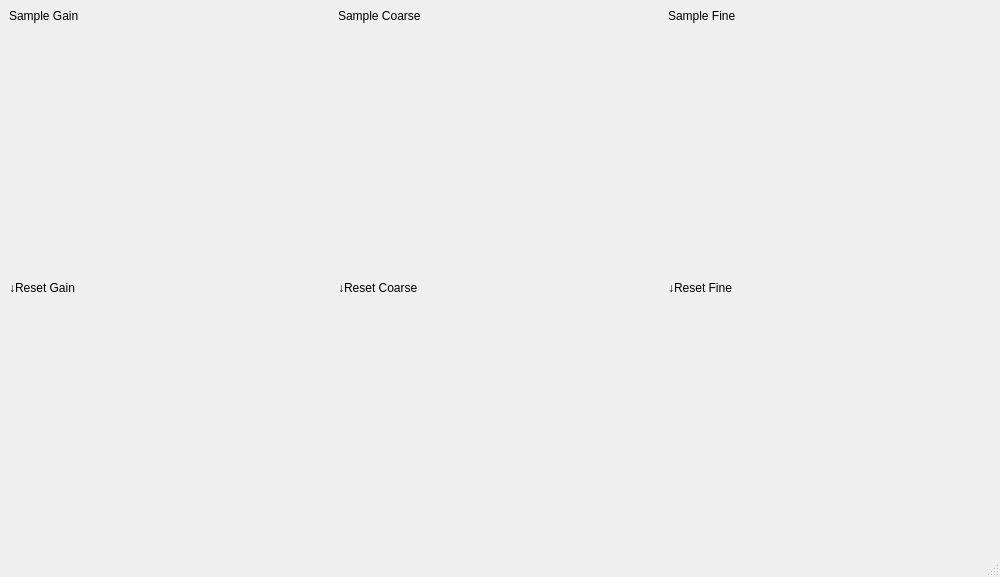
<?xml version="1.0" encoding="UTF-8"?>
<ui version="4.0">
 <class>MainWindow</class>
 <widget class="QMainWindow" name="MainWindow">
  <property name="geometry">
   <rect>
    <x>0</x>
    <y>0</y>
    <width>1000</width>
    <height>577</height>
   </rect>
  </property>
  <property name="windowTitle">
   <string>MainWindow</string>
  </property>
  <widget class="QWidget" name="centralwidget">
   <layout class="QGridLayout" name="gridLayout">
    <item row="0" column="0">
     <widget class="QLabel" name="label_1">
      <property name="sizePolicy">
       <sizepolicy hsizetype="Preferred" vsizetype="Preferred">
        <horstretch>0</horstretch>
        <verstretch>0</verstretch>
       </sizepolicy>
      </property>
      <property name="text">
       <string>Sample Gain</string>
      </property>
     </widget>
    </item>
    <item row="0" column="1">
     <widget class="QLabel" name="label_2">
      <property name="sizePolicy">
       <sizepolicy hsizetype="Preferred" vsizetype="Preferred">
        <horstretch>0</horstretch>
        <verstretch>0</verstretch>
       </sizepolicy>
      </property>
      <property name="text">
       <string>Sample Coarse</string>
      </property>
     </widget>
    </item>
    <item row="0" column="2">
     <widget class="QLabel" name="label_3">
      <property name="sizePolicy">
       <sizepolicy hsizetype="Preferred" vsizetype="Preferred">
        <horstretch>0</horstretch>
        <verstretch>0</verstretch>
       </sizepolicy>
      </property>
      <property name="text">
       <string>Sample Fine</string>
      </property>
     </widget>
    </item>


    <item row="1" column="0">
     <widget class="QWidget" name="mgv_1" native="true">
      <property name="sizePolicy">
       <sizepolicy hsizetype="Preferred" vsizetype="Expanding">
        <horstretch>0</horstretch>
        <verstretch>1</verstretch>
       </sizepolicy>
      </property>
     </widget>
    </item>
    <item row="1" column="1">
     <widget class="QWidget" name="mgv_2" native="true">
      <property name="sizePolicy">
       <sizepolicy hsizetype="Preferred" vsizetype="Expanding">
        <horstretch>0</horstretch>
        <verstretch>1</verstretch>
       </sizepolicy>
      </property>
     </widget>
    </item>
    <item row="1" column="2">
     <widget class="QWidget" name="mgv_3" native="true">
      <property name="sizePolicy">
       <sizepolicy hsizetype="Preferred" vsizetype="Expanding">
        <horstretch>0</horstretch>
        <verstretch>1</verstretch>
       </sizepolicy>
      </property>
     </widget>
    </item>

    <item row="2" column="0">
     <widget class="QLabel" name="label_4">
      <property name="sizePolicy">
       <sizepolicy hsizetype="Preferred" vsizetype="Preferred">
        <horstretch>0</horstretch>
        <verstretch>0</verstretch>
       </sizepolicy>
      </property>
      <property name="text">
       <string>&#x2193;Reset Gain</string>
      </property>
     </widget>
    </item>
    <item row="2" column="1">
     <widget class="QLabel" name="label_5">
      <property name="sizePolicy">
       <sizepolicy hsizetype="Preferred" vsizetype="Preferred">
        <horstretch>0</horstretch>
        <verstretch>0</verstretch>
       </sizepolicy>
      </property>
      <property name="text">
       <string>&#x2193;Reset Coarse</string>
      </property>
     </widget>
    </item>
    <item row="2" column="2">
     <widget class="QLabel" name="label_6">
      <property name="sizePolicy">
       <sizepolicy hsizetype="Preferred" vsizetype="Preferred">
        <horstretch>0</horstretch>
        <verstretch>0</verstretch>
       </sizepolicy>
      </property>
      <property name="text">
       <string>&#x2193;Reset Fine</string>
      </property>
     </widget>
    </item>


    <item row="3" column="0">
     <widget class="QWidget" name="mgv_4" native="true">
      <property name="sizePolicy">
       <sizepolicy hsizetype="Preferred" vsizetype="Expanding">
        <horstretch>0</horstretch>
        <verstretch>1</verstretch>
       </sizepolicy>
      </property>
     </widget>
    </item>
    <item row="3" column="1">
     <widget class="QWidget" name="mgv_5" native="true">
      <property name="sizePolicy">
       <sizepolicy hsizetype="Preferred" vsizetype="Expanding">
        <horstretch>0</horstretch>
        <verstretch>1</verstretch>
       </sizepolicy>
      </property>
     </widget>
    </item>
    <item row="3" column="2">
     <widget class="QWidget" name="mgv_6" native="true">
      <property name="sizePolicy">
       <sizepolicy hsizetype="Preferred" vsizetype="Expanding">
        <horstretch>0</horstretch>
        <verstretch>1</verstretch>
       </sizepolicy>
      </property>
     </widget>
    </item>

   </layout>
  </widget>
  <widget class="QMenuBar" name="menubar">
   <property name="geometry">
    <rect>
     <x>0</x>
     <y>0</y>
     <width>1139</width>
     <height>22</height>
    </rect>
   </property>
  </widget>
  <widget class="QStatusBar" name="statusbar"/>
 </widget>
 <resources/>
 <connections/>
</ui>
